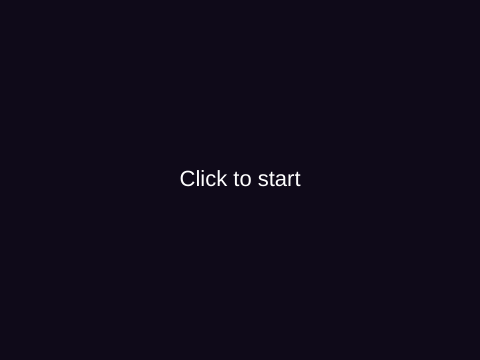
Frame 1 (no input)
Frame 60 (no input): identical to frame 1, image omitted
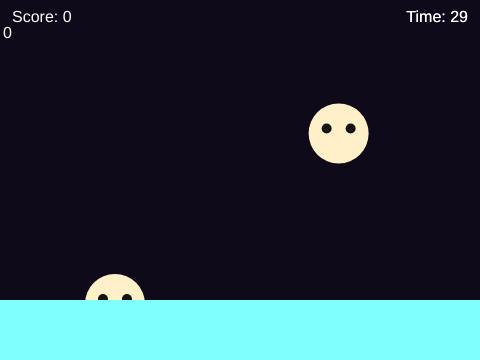
Frame 120 (the mouse pressed at the canvas centre since frame 60)

The p5.js sketch that drew these frames (run headless with seeded random() and noise() and a simulated clock; from frame 60 on, the mouse is pressed at the canvas centre):

// p5.js sketch
// ── sketch.js

let ghost = {
  x: 240,
  y: 180 
};
let score = 0;
let duration = 30;
let startTime;
let state = 'start';
let spawnEvery = 60;
function setup() {
   createCanvas(480,360); 
   startTime = millis();
  spawnGhost();

}

function draw(){
  background (15,10,25);
  noStroke();

  if (state === 'start') {
    textAlign(CENTER, CENTER);
    fill(255);
    textSize(22);
    text('Click to start', width / 2, height / 2);
    return;
  }

  if (state === 'over') {
    textAlign(CENTER, CENTER);
    fill(255);
    textSize(22);
    text('Game over\nScore: ' + score + '\nClick to retry', width / 2, height / 2);
    return;
  }
  let elapsed = (millis() - startTime) / 1000;
  let timeLeft = max(0, duration - elapsed);
  if (timeLeft <= 0) {
    state = 'over';
    return;
}
  ghost.x += random(-3, 3);
  ghost.y += random(-3, 3);
  drawGhost(ghost.x, ghost.y);

  fill(255);
  textSize(16);
  text('Score: ' + score, 12, 26);
    
  textAlign(RIGHT, TOP);
  text('Time: ' + ceil(timeLeft), width - 12, 10);
  if (frameCount % spawnEvery === 0) spawnGhost();
  drawGhost(ghost.x, ghost.y);

  textAlign(LEFT, TOP);
  fill(255);
  textSize(16);
  text('Score: ' + score, 12, 10);
  textAlign(RIGHT, TOP);
  text('Time: ' + ceil(timeLeft), width - 12, 10);
    
  fill(128, 255, 255);  //lightpurple
  rect(0,300,480,60);
}
 function drawGhost(x,y){
  fill(255,240,200);
  ellipse(x,y,60,60);
  fill(20);
  ellipse(x - 12, y - 5, 10);
  ellipse(x + 12, y - 5, 10); 
 }
 function spawnGhost() {
  ghost = { x: random(40, width - 40), y: random(40, height - 40) };
}

function mousePressed() {
  if (state === 'start' || state === 'over') {
    state = 'play';
    score = 0;
    startTime = millis();
    spawnGhost();
    return;
  }
  if (dist(mouseX, mouseY, ghost.x, ghost.y) < 30) {
    score++;
    spawnGhost();
   }
}
